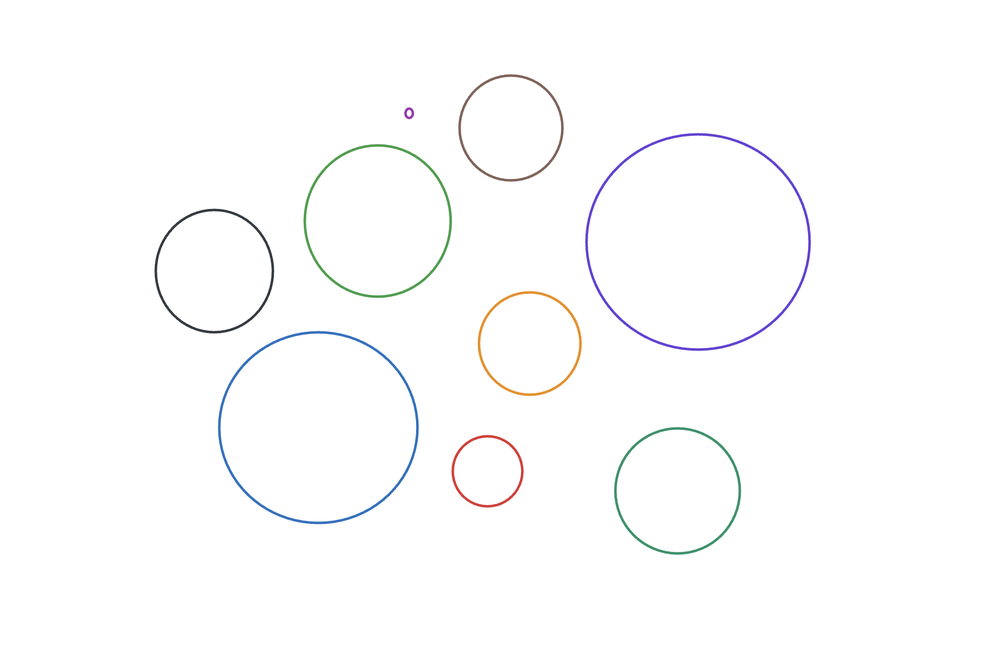
#> input picture Sem-7/CV/Assignment_3/img-circles.png, 1000 x 650 px, shrunk from 1906 x 1238 before the run
$ jupyter execute CS20B1016.ipynb
#> lines starting #> are read from the running program, lines starting #| are printed output that depends on the picture; after the words box and inside, x2 and y2 are one past the last pixel; in counts of white or black regions, pixels touching at a corner belong together
# V Nagasai (CS20B1016)

`Assignment - 3`

[cell 1]
import cv2
import numpy as np
import matplotlib.pyplot as plt

[cell 2]
image = cv2.imread("img-circles.png")
#> image is the input picture: shape (650, 1000, 3); mean B, G, R 253.2, 253, 252.9
plt.imshow(cv2.cvtColor(image,cv2.COLOR_BGR2RGB))
plt.axis('off')

[cell 3]
gray = cv2.cvtColor(image, cv2.COLOR_BGR2GRAY)
plt.imshow(gray,cmap="gray")
plt.axis('off')

[cell 4]
tup,thresh = cv2.threshold(gray, 0, 255, cv2.THRESH_BINARY + cv2.THRESH_OTSU)
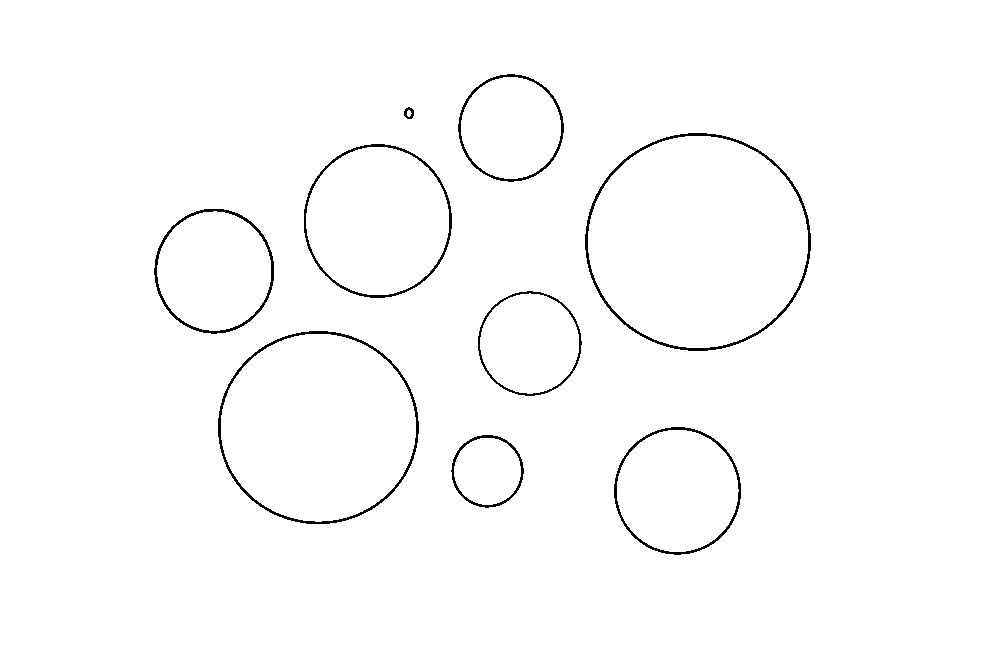
#> thresh: shape (650, 1000); 98.6% white; black in thin lines or dots, all inside (x1, y1, x2, y2) = (154, 74, 811, 555)
#> tup = 187
plt.imshow(cv2.cvtColor(thresh,cv2.COLOR_BGR2RGB))
plt.axis('off')

[cell 5]
kernel = np.ones((3, 3), np.uint8)
opening = cv2.morphologyEx(thresh, cv2.MORPH_OPEN, kernel, iterations=2)
sure_bg = cv2.dilate(opening, kernel, iterations=3)
#> sure_bg: shape (650, 1000); 100% white; black in thin lines or dots, all inside (x1, y1, x2, y2) = (408, 112, 410, 115)
plt.imshow(cv2.cvtColor(opening,cv2.COLOR_BGR2RGB))
plt.axis('off')

[cell 6]
dist_transform = cv2.distanceTransform(opening, cv2.DIST_L2, 5)
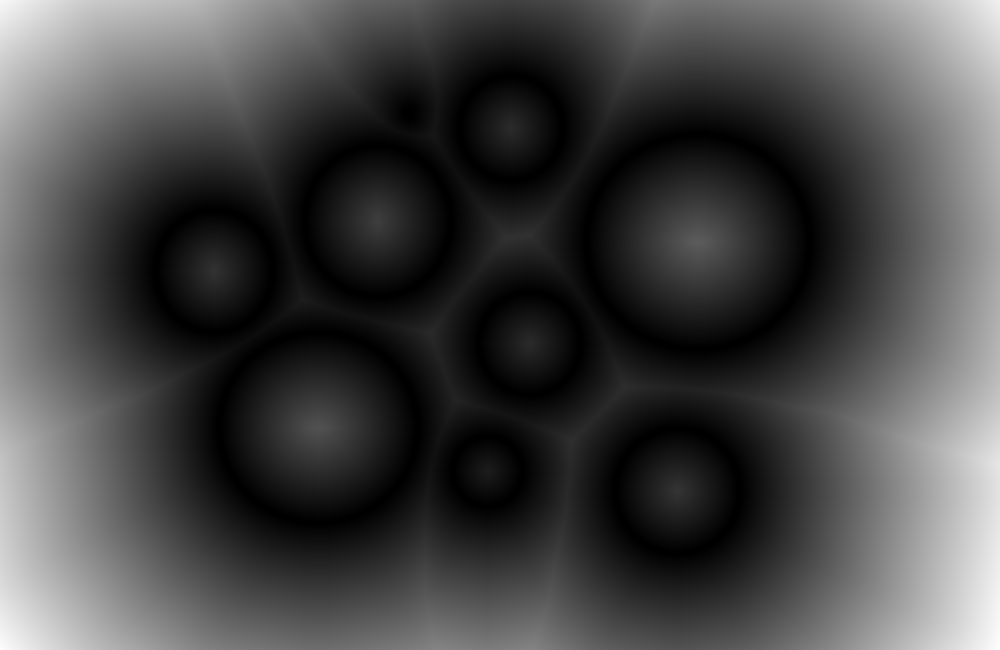
#> dist_transform: shape (650, 1000) float32; min 0, max 290.6, mean 79.5; drawn with min black and max white
val, sure_fg = cv2.threshold(dist_transform, 0.01 * dist_transform.max(), 255, 0)
#> sure_fg: shape (650, 1000) float32; 96% white; 9 black regions, largest, box (x1, y1, x2, y2) and area: (583, 131, 813, 353) 5360, (216, 329, 421, 526) 4721, (302, 142, 454, 300) 3538
#> val = 2.91
plt.imshow(cv2.cvtColor(sure_fg,cv2.COLOR_BGR2RGB))
plt.axis('off')

[cell 7]
sure_fg = np.uint8(sure_fg)
unknown = cv2.subtract(sure_bg, sure_fg)
plt.imshow(cv2.cvtColor(unknown,cv2.COLOR_BGR2RGB))
plt.axis('off')

[cell 8]
val2, markers = cv2.connectedComponents(sure_fg)
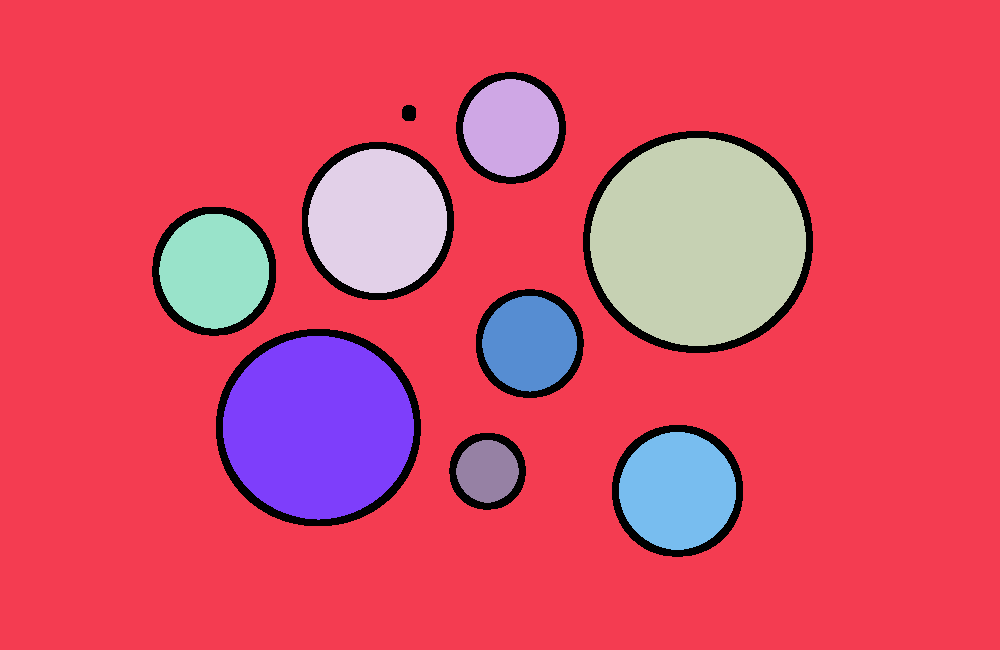
#> markers: shape (650, 1000) int32; 10 distinct labels, from 0 to 9; one colour per label, 0 black
#> val2 = 10
print(val2)
#| 10

[cell 9]
label_hue = np.uint8(179*markers/np.max(markers))
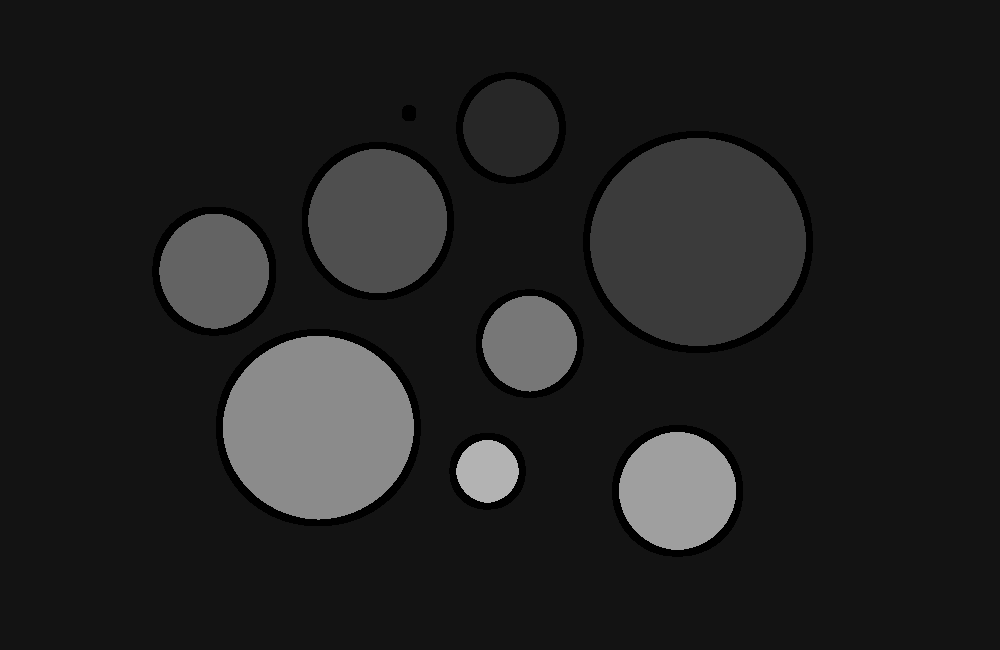
#> label_hue: shape (650, 1000); min 0, max 179, mean 32.4
blank_ch = 255*np.ones_like(label_hue)
labeled_img = cv2.merge([label_hue, blank_ch, blank_ch])
  # cvt to BGR for display
labeled_img = cv2.cvtColor(labeled_img, cv2.COLOR_HSV2BGR)
  # set bg label to black
labeled_img[label_hue==0] = 0
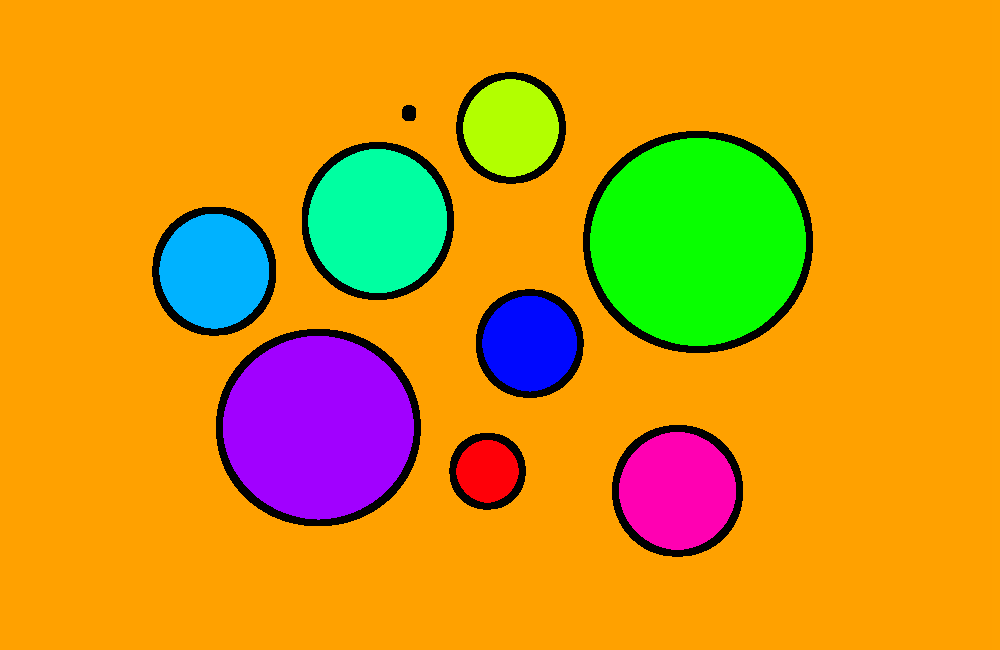
#> labeled_img: shape (650, 1000, 3); mean B, G, R 24.2, 151.3, 213.8

plt.imshow(cv2.cvtColor(labeled_img,cv2.COLOR_BGR2RGB))
plt.axis('off')

[cell 10]
markers[unknown == 255] = 0

[cell 11]
cv2.watershed(image, markers)
image[markers == -1] = [255, 0, 0]
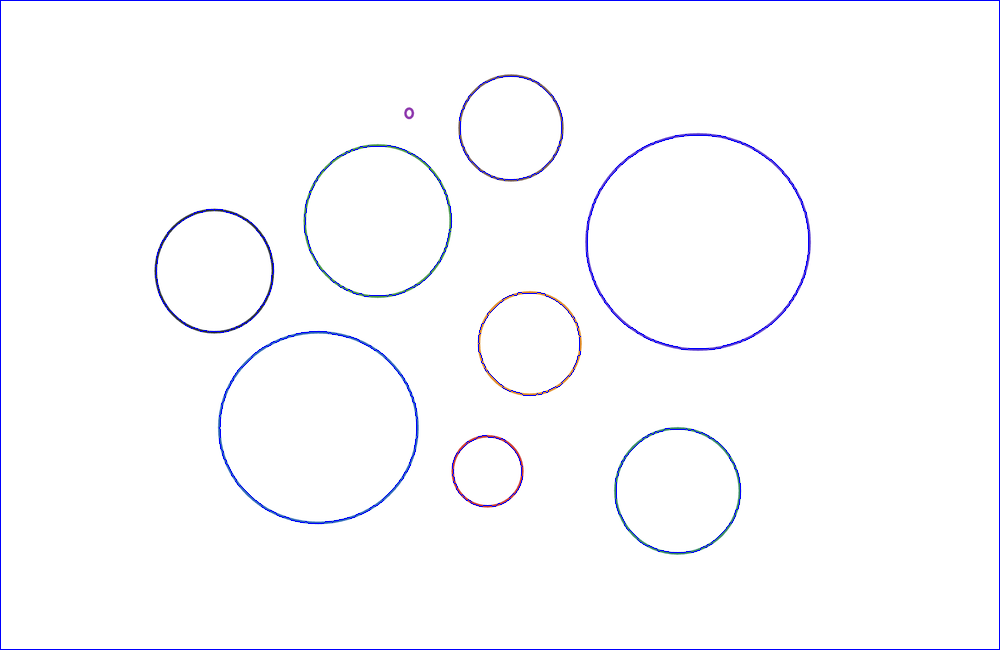
#> image: shape (650, 1000, 3); 1.01% of pixels changed, all inside (x1, y1, x2, y2) = (0, 0, 1000, 650)

[cell 12]
num_points = len(np.unique(markers)) - 1
#> num_points = 9
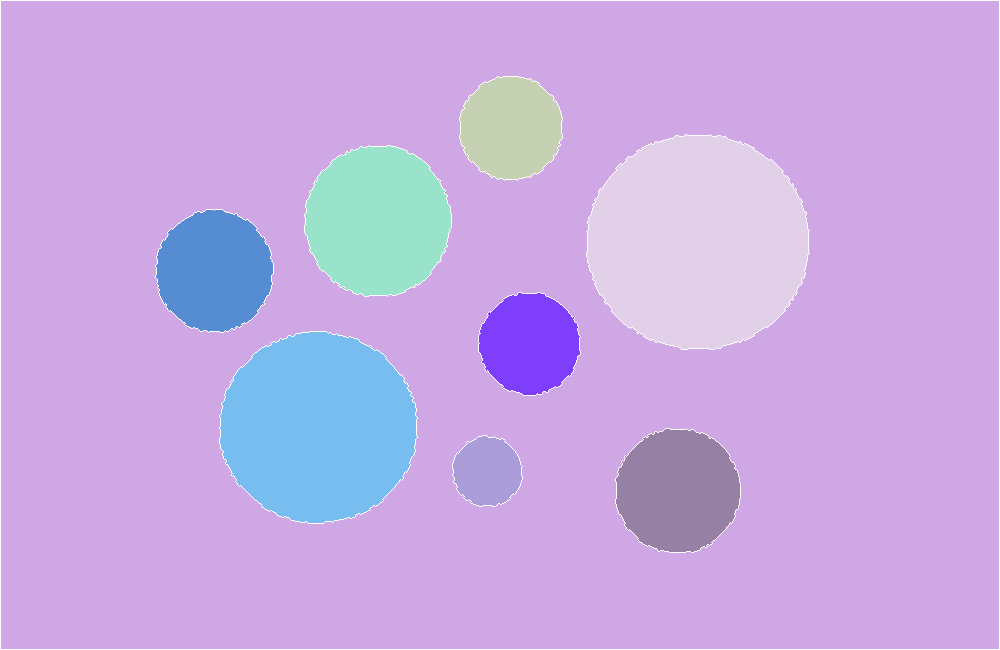
#> markers: shape (650, 1000) int32; 10 distinct labels, from -1 to 9; one colour per label, 0 black, -1 white

print(f"Number of points: {num_points}")
#| Number of points: 9
